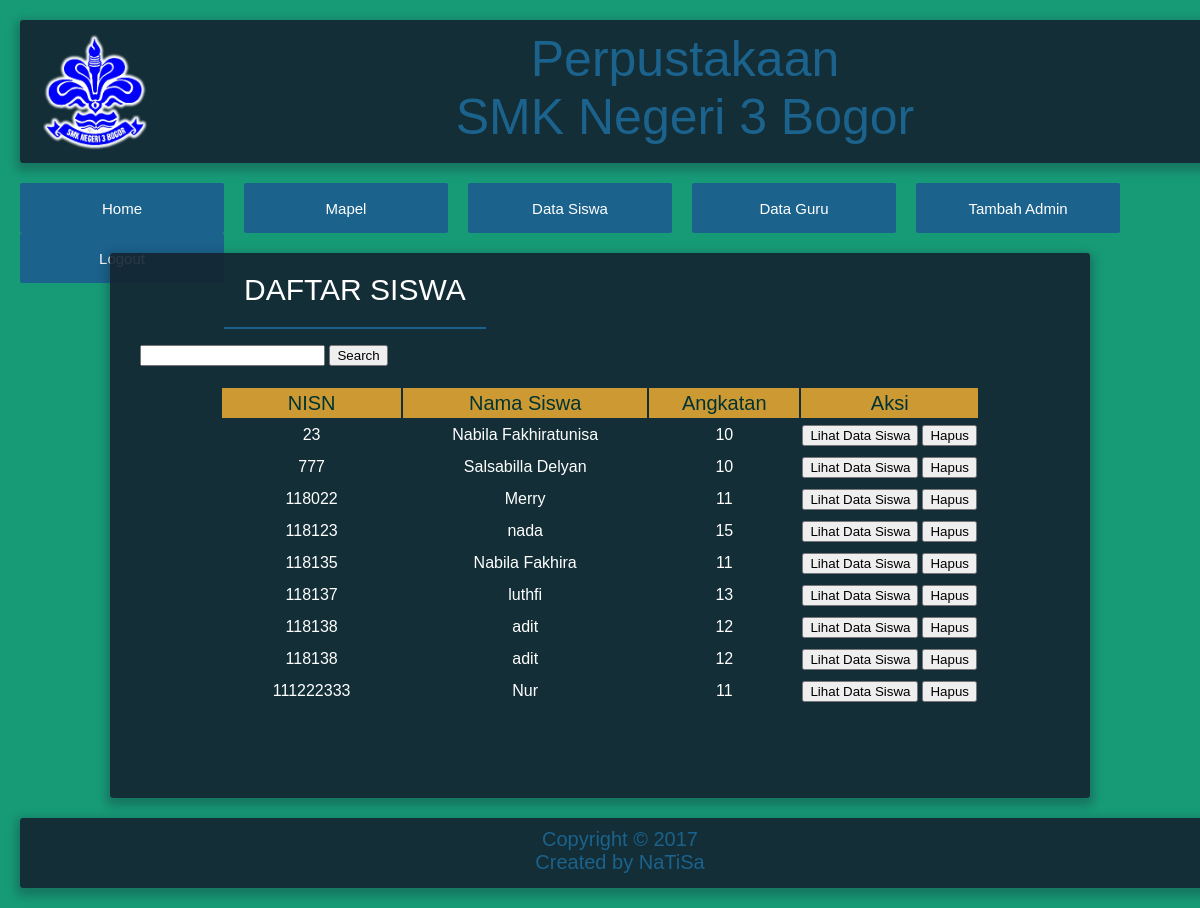
Screenshot of /datasiswa.php (signed in) with the database file from the repository.
### tables this page shows
CREATE TABLE `tbsiswa` (
  `id_siswa` int(50) NOT NULL,
  `nisn` int(20) NOT NULL,
  `nama` varchar(50) NOT NULL,
  `ttl` varchar(50) NOT NULL,
  `jenis_kelamin` varchar(50) NOT NULL,
  `paket_keahlian` varchar(50) NOT NULL,
  `angkatan` varchar(50) NOT NULL,
  `alamat` varchar(50) NOT NULL,
  `no_telepon` varchar(50) NOT NULL
);

### datasiswa.php (the view, shortened to what this page needs)
<?php
include 'config.php';
?>
<!DOCTYPE html>
<html lang="en">
<head>
 <link rel="stylesheet" href="style.css">
</head>
<body>
  <div class="title">
     <p><img src="SMKN3.png" width="130" height="125" align="left">Perpustakaan </p>
    <p>SMK Negeri 3 Bogor</p>
  </div>
  <?php include 'menu.php'; ?>
  <div class="tampil-cari" style="margin-bottom:20px; margin-top:70px;">
  <div class="tampil-judul">Daftar Siswa </div>
 <p>&nbsp;</p>
				  <p>&nbsp;</p>
				  <p>&nbsp;</p>
				  <p>&nbsp;</p>
				  <p>
    <div class="cari">
      <form name="form2" method="post" action="cari_siswa.php">
        <input name="cari" type="text">
        <input name="search" type="submit" value="Search">
      </form>
</div>
				  <table width="800" class="table">
                                    <tr class="trhead">
                                        <td width="210">NISN</td>
                                        <td width="289">Nama Siswa</td>
										<td width="170">Angkatan</td>
										<td width="111" colspan="2">Aksi</td>
								  </tr>
	<?php
	$query = mysqli_query($koneksi,"SELECT * FROM tbsiswa ORDER BY nisn ASC");
	while ($rows = mysqli_fetch_array($query)) {
	?>
	<tr class="trbody">
		<td><?php echo $rows['nisn']; ?></td>
		<td><?php echo $rows['nama']; ?></td>
		<td><?php echo $rows['angkatan']; ?></td>
		<td>
		<form method="post" name="<?php echo $rows['nisn'] ?>">
			<input type="submit" name="liatdata" value="Lihat Data Siswa">
		</form>
		</td>
		<td>
		<a href="siswa_hapus.php?id=<?php echo $rows['id_siswa']; ?>">
            <input type="submit" name="Submit3" value="Hapus" />
        </a>
		</td>
	</tr>
	<?php
	}
	?>
    </table>
</div>
			<div class="footer">Copyright &copy; 2017<br>Created by NaTiSa</div>
</body>
</html>

### menu.php
 	<a href="index.php" style="text-decoration:none;"><button type="submit"  class="menu">Home</button></a>
<?php
if(!empty($_SESSION['username'])){
?>
 <a href="pinjam_paket.php" style="text-decoration:none;"><button type="submit"  class="menu">Pinjam Buku Paket</button></a>
 	<a href="pinjam_nonpaket.php" style="text-decoration:none;"><button type="submit"  class="menu">Pinjam Buku Non-Paket</button></a>
	<a href="profile_siswaguru.php" style="text-decoration:none;"><button type="submit"  class="menu">My Profile</button></a>
<a href="<?php
			if(!empty($_SESSION['username'])){
				$query = mysqli_query($koneksi,"SELECT * FROM tbuser WHERE password ='$_SESSION[username]'");
				if(mysqli_num_rows($query) == 1){
				$data = mysqli_fetch_array($query);
				if($data['level'] != "guru"){
				 echo 'cetak_siswa.php';
				 } else {
				  echo 'cetak_guru.php';
				 }
	}
	}
			?>?id_print=print" target="_blank" style="text-decoration:none;"><button type="submit"  class="menu">Cetak</button></a>
<?php } else { ?>
<a href="mapel.php" style="text-decoration:none;"><button type="submit"  class="menu">Mapel</button></a>
<a href="datasiswa.php" style="text-decoration:none;"><button type="submit"  class="menu">Data Siswa</button></a>
<a href="dataguru.php" style="text-decoration:none;"><button type="submit"  class="menu">Data Guru</button></a>
<a href="tambah_admin.php" style="text-decoration:none;"><button type="submit"  class="menu">Tambah Admin</button></a>
<?php }
if(!empty($_SESSION['admin'])){
	if(empty($_SESSION['username'])){
		?><a href="logout.php" style="text-decoration:none;"><button type="submit"  class="menu">Logout</button></a><?php
	} else {
		?><a href="back.php?id=<?php echo $_SESSION['admin'] ?>"style="text-decoration:none;"><button type="submit"  class="menu">Menu Admin</button></a><?php
	}
} else {
	?><a href="logout.php" style="text-decoration:none;"><button type="submit"  class="menu">Logout</button></a><?php
}
?>

### style.css (style rules this page uses)
* { box-sizing:border-box; margin:0 auto; }
body { background: #179b77; }
html,body { font-family:Helvetica; }
.title { top:30px; padding: 10px; margin:20px; height: 143px; max-width:1325px; color: rgb(27, 98, 141); font-size: 50px; text-align: center; width:100%; background-color: rgba(19, 35, 47, 0.9); border-radius:3px; background: rgba(19, 35, 47, 0.9); box-shadow: 0 4px 10px 4px rgba(19, 35, 47, 0.3); }
.menu { font:bold; cursor:pointer; float:left; margin-left:20px; padding: 10px; height: 50px; width: 100%; display: block; background: rgb(27, 98, 141); color: white; font-size: 15px; border: 2px solid rgb(27, 98, 141); border-radius: 2px; max-width:204px; }
.tampil-cari { padding-bottom:70px; top:20px; position:relative; width:100%; max-width:980px; background-color: rgba(19, 35, 47, 0.9); border-radius:3px; background: rgba(19, 35, 47, 0.9); box-shadow: 0 4px 10px 4px rgba(19, 35, 47, 0.3); }
.tampil-judul { color:#0033FF; padding: 0 10px; position: relative; padding:20px; text-align: center; float: left; color: #ffffff; font-size:30px; border-bottom:2px solid rgb(27, 98, 141); text-transform: uppercase }
.table { display:table; padding:20px; text-align: center; border-radius:3px; }
.trhead { background:#CC9933; color:#003333; font:bold; width:800px; height:30px; font-size:20px; }
.trbody { color:#FFFFFF; height:30px; }
.footer { float:left; padding: 10px; margin:20px; bottom:20px; height: 70px; max-width:1325px; color: rgb(27, 98, 141); font-size: 20px; text-align: center; width:100%; background-color: rgba(19, 35, 47, 0.9); border-radius:3px; background: rgba(19, 35, 47, 0.9); box-shadow: 0 4px 10px 4px rgba(19, 35, 47, 0.3); }
.cari { margin:20px; margin-left:30px; margin-bottom:0; }

### rows the page displays
tbsiswa: nisn "23", nama "Nabila Fakhiratunisa", angkatan "10"
tbsiswa: nisn "777", nama "Salsabilla Delyan", angkatan "10"
tbsiswa: nisn "118022", nama "Merry", angkatan "11"
tbsiswa: nisn "118123", nama "nada", angkatan "15"
tbsiswa: nisn "118135", nama "Nabila Fakhira", angkatan "11"
tbsiswa: nisn "118137", nama "luthfi", angkatan "13"
tbsiswa: nisn "118138", nama "adit", angkatan "12"
tbsiswa: nisn "118138", nama "adit", angkatan "12"
tbsiswa: nisn "111222333", nama "Nur", angkatan "11"
